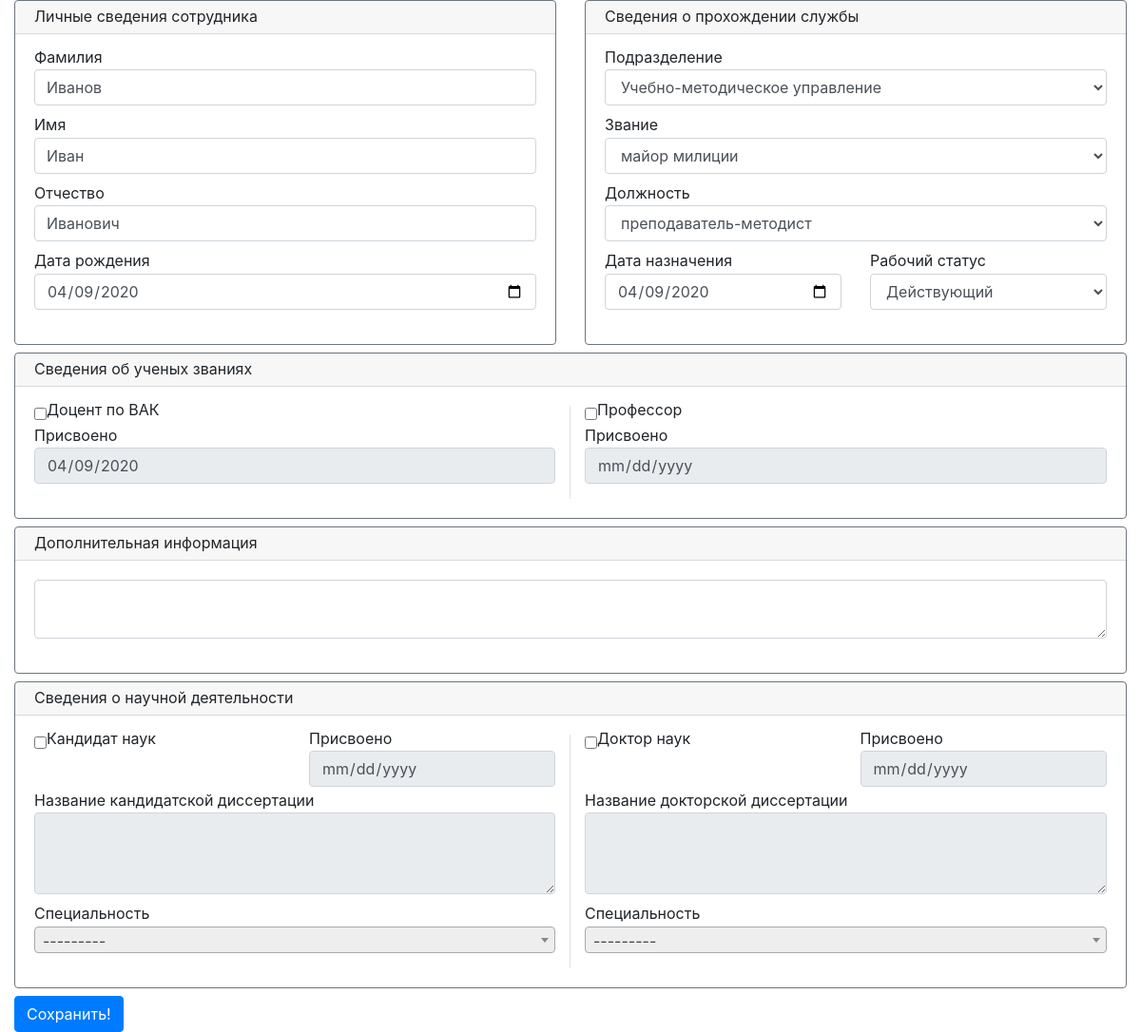
/author/update/3/change/, run on the app's committed database.
### authors/models.py (models this page shows, shortened)
class Author(models.Model):
    subdivision = models.ForeignKey(Subdivision, on_delete=models.SET_NULL, null=True, verbose_name="Подразделение")
    lastname = models.CharField(max_length=100, verbose_name="Фамилия", validators=[name_validator])
    firstname = models.CharField(max_length=100, verbose_name="Имя", validators=[name_validator])
    patronymic = models.CharField(max_length=100, verbose_name="Отчество", validators=[name_validator])
    date_of_birth = models.DateField(blank=True, null=True, verbose_name="Дата рождения")
    rank = models.ForeignKey(Rank, on_delete=models.SET_NULL, blank=True, null=True, verbose_name="Звание")
    position = models.ForeignKey(Position, on_delete=models.SET_NULL, blank=True, null=True, verbose_name="Должность")
    position_date = models.DateField(blank=True, null=True, verbose_name="Дата назначения на должность")
    is_docentvak = models.BooleanField(default=False, verbose_name="Является доцентом ВАК")
    docentvak_date = models.DateField(blank=True, null=True, verbose_name="Дата присовения доцента ВАК")
    is_professor = models.BooleanField(default=False, verbose_name="Является профессором")
    professor_date = models.DateField(blank=True, null=True, verbose_name="Дата присвоения профессороской степени")
    is_candidate = models.BooleanField(default=False, verbose_name="Является кандидатом наук")
    candidate_date = models.DateField(blank=True, null=True, verbose_name="Дата присвоения кандидата наук")
    candidate_title = models.TextField(blank=True, null=True, verbose_name="Название кандидатской диссертации")
    candidate_specialty = models.ForeignKey(Candidatespecialty, on_delete=models.SET_NULL, blank=True, null=True,
                                            verbose_name="Кандидатская специальность")
    is_doctor = models.BooleanField(default=False, verbose_name="Является доктором наук")
    doctor_date = models.DateField(blank=True, null=True, verbose_name="Дата присвоения доктора наук")
    doctor_title = models.TextField(blank=True, null=True, verbose_name="Название докторской диссертации")
    doctor_specialty = models.ForeignKey(Doctorspecialty, on_delete=models.SET_NULL, blank=True, null=True,
                                         verbose_name="Докторская специальность")
    extra_data = models.TextField(blank=True, null=True, verbose_name="Дополнительные данные")
    work_status = models.ForeignKey(Workstatus, on_delete=models.SET_NULL, null=True,
                                    verbose_name="Рабочий статус")
    class Meta:
        ordering = ('lastname',)
        verbose_name = 'Автор'
        verbose_name_plural = 'Авторы'

class Rank(models.Model):
    rank = models.CharField(max_length=100, verbose_name="Звание")
    def __str__(self):
        return self.rank
    class Meta:
        ordering = ('id',)
        verbose_name = 'Звание'
        verbose_name_plural = 'Звания'

### authors/views.py (the view)
# urls.py: path('update/<author_id>/change/', views.author_update, name='update'),
def author_update(request, author_id):
    if request.method == 'POST':
        obj = get_object_or_404(Author, pk=author_id)
        form = AuthorForm(request.POST, instance=obj)
        if form.is_valid():
            form.save()
            return HttpResponseRedirect(reverse('authors:list'))
        else:
            return render(request, 'authors/author_update_form.html', {'form': form,
                                                                       'obj': obj,
                                                                       })
    else:
        obj = get_object_or_404(Author, pk=author_id)
        form = AuthorForm(instance=obj)
        return render(request, 'authors/author_update_form.html', {'form': form,
                                                                   'obj': obj,
                                                                   })

### authors/forms.py
class AuthorForm(ModelForm):
    class Meta:
        model = Author
        fields = '__all__'
        widgets = {
            'date_of_birth': myDateInput,
            'position_date': myDateInput,
            'docentvak_date': myDateInput,
            'professor_date': myDateInput,
            'candidate_date': myDateInput,
            'doctor_date': myDateInput,
        }

### authors/models.py (called while the page is built)
    def __str__(self):
        return self.subdivision_name

    def __str__(self):
        return self.position_name

    def __str__(self):
        return self.candidate_specialty_title

    def __str__(self):
        return self.doctor_specialty_title

    def __str__(self):
        return self.status

### authors/templates/authors/author_update_form.html (shortened to what this page needs)
{% extends "authors/authors_input_form.html" %}
{% load static %}
{% block form_title %}
    <form class="needs-validation" action="{% url 'authors:update' author_id=obj.id %}" method="post" novalidate>
{% endblock %}
{% block button %}
    <button type="submit" class="btn btn-primary">Сохранить!</button>
{% endblock %}

### authors/templates/authors/input_blocks/personal_information.html
{% load widget_tweaks %}
<div class="card border-secondary mb-2" style="max-width: 100%; line-height: 0.6;">
    <div class="card-header">Личные сведения сотрудника</div>
    <div class="card-body">
        <div class="form-group">
            <label>Фамилия</label>
            {% render_field form.lastname class+="form-control" placeholder="Введите фамилию" required=true pattern="^[A-ZА-Я]{1,1}[A-Za-zА-Яа-яЁё,-]{0,}$" %}
        </div>
        <div class="form-group">
            <label>Имя</label>
            {% render_field form.firstname class+="form-control" placeholder="Введите имя" required=true pattern="^[A-ZА-Я]{1,1}[A-Za-zА-Яа-яЁё,-]{0,}$" %}
        </div>
        <div class="form-group">
            <label>Отчество</label>
            {% render_field form.patronymic class+="form-control" placeholder="Введите отчество" required=true pattern="^[A-ZА-Я]{1,1}[A-Za-zА-Яа-яЁё,-]{0,}$" %}
        </div>
        <div class="form-group">
            <label>Дата рождения</label>
            {% render_field form.date_of_birth class+="form-control" %}
        </div>
    </div>
</div>

### authors/templates/authors/input_blocks/service.html
{% load widget_tweaks %}
<div class="card border-secondary mb-2" style="max-width: 100%; line-height: 0.6;">
    <div class="card-header">Сведения о прохождении службы</div>
    <div class="card-body">
        <div class="form-group">
            <label>Подразделение</label>
            {% render_field form.subdivision class+="form-control" required=true %}
        </div>
        <div class="form-group">
            <label>Звание</label>
            {% render_field form.rank class+="form-control" %}
        </div>
        <div class="form-group">
            <label>Должность</label>
            {% render_field form.position class+="form-control" %}
        </div>
        <div class="row">
            <div class="col-sm-6">
                <div class="form-group">
                    <label>Дата назначения</label>
                    {% render_field form.position_date class+="form-control" %}
                </div>
            </div>
            <div class="col-sm-6">
                <div class="form-group">
                    <label>Рабочий статус</label>
                    {% render_field form.work_status class+="form-control" required=true %}
                </div>
            </div>
        </div>
    </div>
</div>

### authors/templates/authors/input_blocks/academicrank.html
{% load widget_tweaks %}
<div class="card border-secondary mb-2" style="max-width: 100%; line-height: 0.6;">
    <div class="card-header">Сведения об ученых званиях</div>
    <div class="card-body">
        <div class="row">
            <div class="col-sm-6 border-right">
                <div class="d-flex flex-row">
                    {% render_field form.is_docentvak %}<label>Доцент по ВАК</label>
                </div>
                <br>
                <div class="form-group">
                    <label>Присвоено</label>
                    {% render_field form.docentvak_date class+="form-control" disabled=true %}
                </div>
            </div>
            <div class="col-sm-6">
                <div class="d-flex flex-row">
                    {% render_field form.is_professor %}<label>Профессор</label>
                </div>
                <br>
                <div class="form-group">
                    <label>Присвоено</label>
                    {% render_field form.professor_date class+="form-control" disabled=true %}
                </div>
            </div>
        </div>
    </div>
</div>

### authors/templates/authors/input_blocks/extradata.html
{% load widget_tweaks %}
<div class="card border-secondary mb-2" style="max-width: 100%; line-height: 0.6;">
    <div class="card-header">Дополнительная информация</div>
    <div class="card-body text-secondary">
        <div class="form-group">
            {% render_field form.extra_data class+="form-control" rows="2" %}
        </div>
    </div>
</div>

### authors/templates/authors/input_blocks/activity.html (shortened to what this page needs)
{% load widget_tweaks %}
<div class="card border-secondary mb-2" style="max-width: 100%; line-height: 0.6;">
    <div class="card-header">Сведения о научной деятельности</div>
    <div class="card-body">
        <div class="row">
            <div class="col-md-6 border-right">
                <div class="row">
                    <div class="col-xl-6">
                        <div class="d-flex flex-row">
                            {% render_field form.is_candidate %}<label>Кандидат наук</label>
                        </div>
                        <br>
                    </div>
                    <div class="col-xl-6">
                        <label>Присвоено</label>
                        {% render_field form.candidate_date class+="form-control" disabled=true %}
                        <br>
                    </div>
                </div>
                <div class="row">
                    <div class="col-md-12">
                        <div class="form-group">
                            <div><label>Название кандидатской диссертации</label></div>
                            {% render_field form.candidate_title class+="form-control" disabled=true rows="3" %}
                        </div>
                    </div>
                </div>
                <div class="row">
                    <div class="col-md-12">
                        <div class="form-group">
                            <div><label>Специальность</label></div>
                        </div>
                    </div>
                </div>
            </div>
            <div class="col-md-6">
                <div class="row">
                    <div class="col-xl-6">
                        <div class="d-flex flex-row">
                            {% render_field form.is_doctor %}<label>Доктор наук</label>
                        </div>
                        <br>
                    </div>
                    <div class="col-xl-6">
                        <label>Присвоено</label>
                        {% render_field form.doctor_date class+="form-control" disabled=true %}
                        <br>
                    </div>
                </div>
                <div class="row">
                    <div class="col-md-12">
                        <div class="form-group">
                            <div><label>Название докторской диссертации</label></div>
                            {% render_field form.doctor_title class+="form-control" disabled=true rows="3" %}
                        </div>
                    </div>
                </div>
                <div class="row">
                    <div class="col-md-12">
                        <div class="form-group">
                            <div><label>Специальность</label></div>
                        </div>
                    </div>
                </div>
            </div>
        </div>
    </div>
</div>

### data on the page
Author: lastname "Иванов", firstname "Иван", patronymic "Иванович", date_of_birth "04/09/2020", subdivision "Учебно-методическое управление", position "преподаватель-методист", position_date "04/09/2020", work_status "Действующий", docentvak_date "04/09/2020"
Rank: rank "майор милиции"
